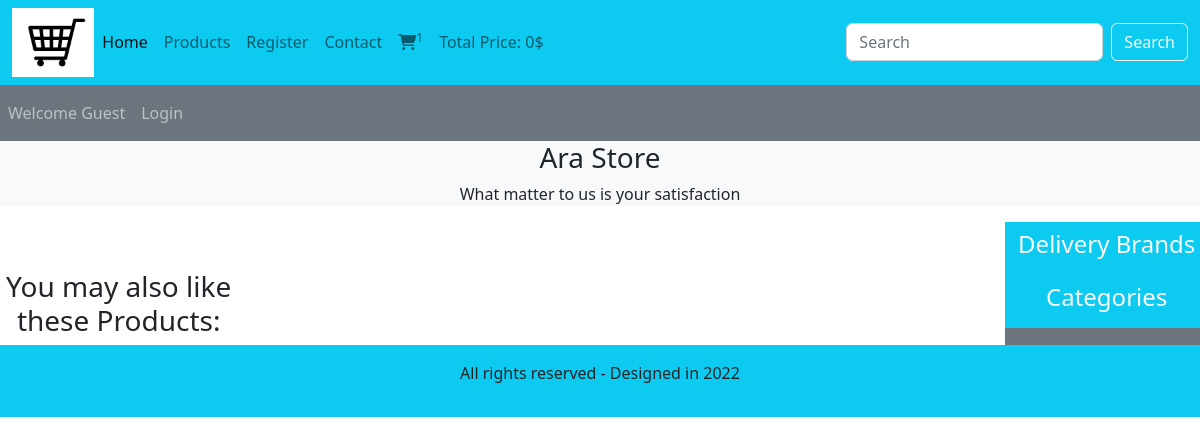
Before: /product_details.php with the older database file.
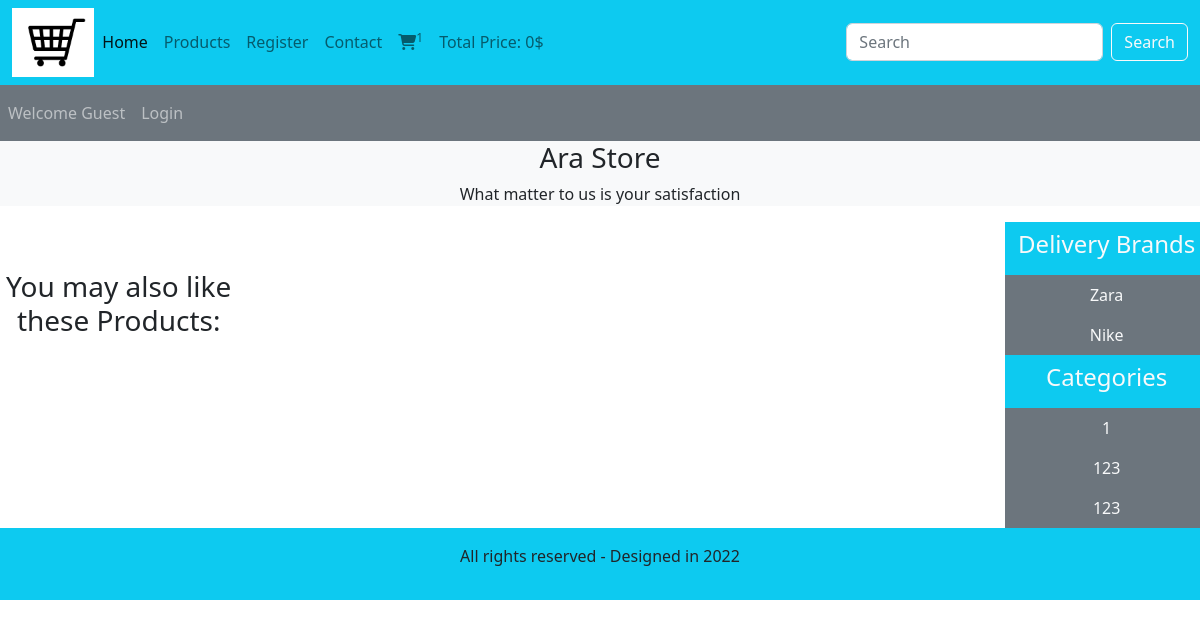
After: the same page with the newer database file.
### tables this page shows
CREATE TABLE `brands` (
  `brand_id` int(11) NOT NULL,
  `brand_title` varchar(100) NOT NULL
);

CREATE TABLE `categories` (
  `category_id` int(11) NOT NULL,
  `category_title` varchar(100) NOT NULL
);

### product_details.php (the view, shortened to what this page needs)
<?php
include('includes/connect.php');
include('functions/common_function.php');
?>
<!DOCTYPE html>
<html lang="en">
<head>
    <link href="https://cdn.jsdelivr.net/npm/bootstrap@5.2.0-beta1/dist/css/bootstrap.min.css" rel="stylesheet">
    <link rel="stylesheet" href="https://cdnjs.cloudflare.com/ajax/libs/font-awesome/6.1.1/css/all.min.css" />
    <link rel="stylesheet" href="style.css">
</head>
<body>
    <div class="container-fluid p-0">
        <nav class="navbar navbar-expand-lg navbar-light bg-info">
  <div class="container-fluid">
    <img src="./images/logo.png" alt="" class="logo">
    <div class="collapse navbar-collapse" id="navbarSupportedContent">
      <ul class="navbar-nav me-auto mb-2 mb-lg-0">
        <li class="nav-item">
          <a class="nav-link active" aria-current="page" href="index.php">Home</a>
        </li>
        <li class="nav-item">
          <a class="nav-link" href="display_all.php">Products</a>
        </li>
        <li class="nav-item">
          <a class="nav-link" href="./user_area/user-registration.php">Register</a>
        </li>
        <li class="nav-item">
          <a class="nav-link" href="#">Contact</a>
        </li>
        <li class="nav-item">
          <a class="nav-link" href="cart.php"><i class="fa fa-shopping-cart" aria-hidden="true"></i><sup>1</sup></a>
        </li>
        <li class="nav-item">
          <a class="nav-link" href="#">Total Price: <?php total_cart_price();?>$</a>
        </li>
      </ul>
      <form class="d-flex" action="search_product.php" method="get">
        <input class="form-control me-2" type="search"
        placeholder="Search" aria-label="Search" name="search_data">
        <input type="submit" value="Search" class="btn
        btn-outline-light" name="search_data_product">
      </form>
    </div>
  </div>
</nav>
<nav class="navbar navbar-expand-lg navbar-dark bg-secondary">
  <ul class="navbar-nav me-auto">
    <?php
         if(!isset($_SESSION['username'])){
          echo "    <li class='nav-item'>
          <a class='nav-link' href='#'>Welcome Guest</a>
        </li>";
        }
        else{
         echo "<li class='nav-item'>
         <a class='nav-link' href='#'>Welcome ".$_SESSION['username']."</a>
          </li>";
        }
        if(!isset($_SESSION['username'])){
        echo "<li class='nav-item'>
        <a class='nav-link' href='./user_area/user_login.php'>Login</a>
        </li>";
        }
        else{
        echo "<li class='nav-item'>
        <a class='nav-link' href='./user_area/logout.php'>Logout</a>
        </li>";
        }
    ?>
  </ul>
</nav>
<div class="bg-light">
  <h3 class="text-center">Ara Store</h3>
  <p class="text-center">What matter to us is your satisfaction</p>
</div>
<div class="row px-1">
  <div class="col-md-10">
    <div class="row">
    <div class="col-md-3 col-sm-6">
<div class="box same-height headline">
<h3 class="text-center mt-5"> You may also like these Products:  </h3>
</div>
</div>
</div>
</div>
  <div class="col-md-2 bg-secondary p-0">
    <ul class="navbar-nav me-auto text-center">
      <li class="nav-item bg-info">
        <a href="" class="nav-link text-light"><h4>Delivery Brands</h4></a>
      </li>
      <?php
getbrands();
?>
      <li class="nav-item bg-info">
        <a href="" class="nav-link text-light"><h4>Categories</h4></a>
      </li>
      <?php
getcategories();
?>
    </ul>
  </div>
</div>
<?php  include("./includes/footer.php") ?>
    </div>
</body>
</html>

### functions/common_function.php (shortened to what this page needs)
<?php
include('../includes/connect.php');
function getbrands(){
    global $con;
    $select_brands="Select * from `brands`";
$result_brands=mysqli_query($con,$select_brands);
while($row_data=mysqli_fetch_assoc($result_brands)){
  $brand_title=$row_data['brand_title'];
  $brand_id=$row_data['brand_id'];
  echo "<li class='nav-item'>
  <a href='index.php?brand=$brand_id' class='nav-link text-light'>$brand_title</a>
</li>";
}
}
function getcategories(){
    global $con;
$select_categories="Select * from `categories`";
$result_categories=mysqli_query($con,$select_categories);
while($row_data=mysqli_fetch_assoc($result_categories)){
  $category_title=$row_data['category_title'];
  $category_id=$row_data['category_id'];
  echo "<li class='nav-item'>
  <a href='index.php?category=$category_id' class='nav-link text-light'>$category_title</a>
</li>";
}
}
    function total_cart_price(){
      $total_price=0;
      echo $total_price;
    }
?>

Changed rows visible on the page:
added brands: brand_title "Zara"
added brands: brand_title "Nike"
added categories: category_title "1"
added categories: category_title "123"
added categories: category_title "123"
